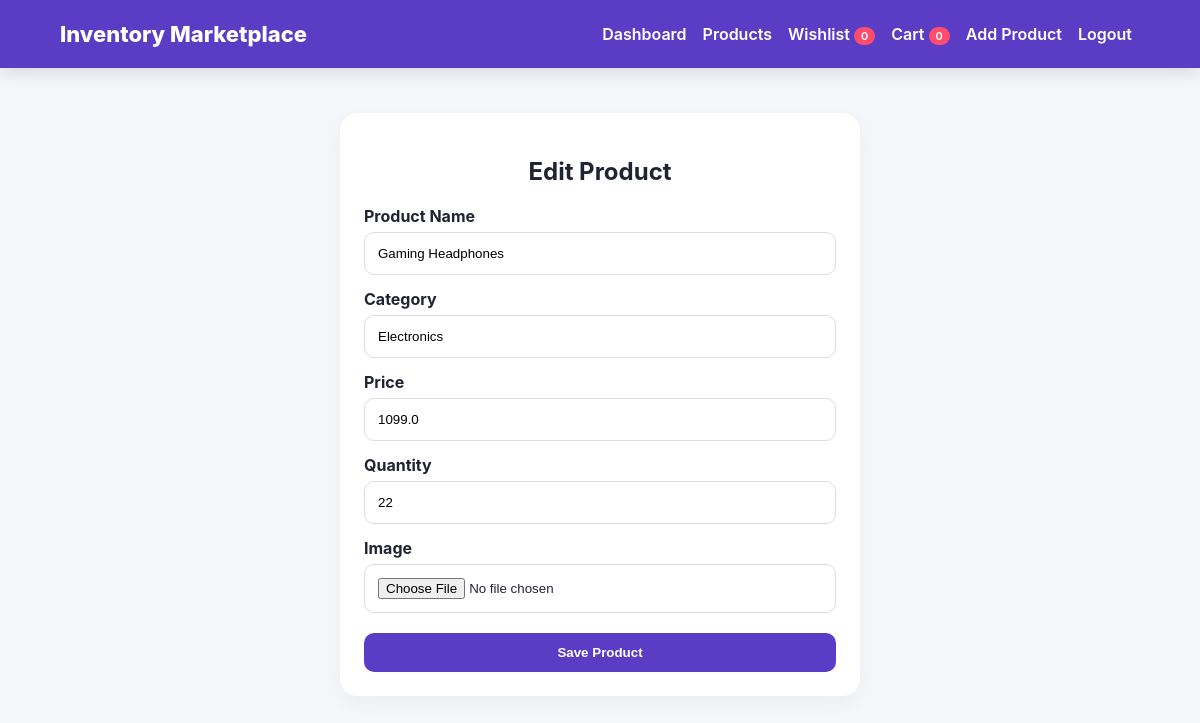
Page /edit/8 (signed in) on the committed database.
### app.py (models this page shows)
class Product(db.Model):
    id = db.Column(db.Integer, primary_key=True)
    product_name = db.Column(db.String(150), nullable=False)
    category = db.Column(db.String(80), nullable=False)
    price = db.Column(db.Float, nullable=False)
    quantity = db.Column(db.Integer, nullable=False)
    image = db.Column(db.String(255))

### app.py (the view, shortened to what this page needs)
@app.route("/edit/<int:id>", methods=["GET","POST"])
@login_required
def edit(id):
    if not is_admin():
        flash("Only admin can edit products.", "error")
        return redirect(url_for("products"))
    p = Product.query.get_or_404(id)
    return render_template("product_form.html", product=p)

### app.py (called while the page is built)
@login_manager.user_loader
def load_user(user_id):
    return db.session.get(User, int(user_id))

def is_admin():
    if not current_user.is_authenticated:
        return False
    first = User.query.order_by(User.id.asc()).first()
    return bool(first and first.id == current_user.id)

@app.context_processor
def globals():
    return {"admin_user": is_admin()}

### templates/product_form.html (shortened to what this page needs)
<!doctype html><html><head><link rel="stylesheet" href="{{ url_for('static',filename='css/style.css') }}"></head><body>
<nav><div class="logo">Inventory Marketplace</div>
<div class="nav"><a href="/">Dashboard</a><a href="/products">Products</a><a href="/wishlist">Wishlist <span class="badge" data-wishlist-count>0</span></a><a href="/cart">Cart <span class="badge" data-cart-count>0</span></a>{% if admin_user %}<a href="/add-product">Add Product</a>{% endif %}<a href="/logout">Logout</a></div></nav>
<main class="container">{% with messages=get_flashed_messages(with_categories=true) %}{% for category,msg in messages %}<div class="flash {{category}}">{{msg}}</div>{% endfor %}{% endwith %}
<div class="formbox"><h2>{{"Edit Product" if product else "Add Product"}}</h2><form method="post" enctype="multipart/form-data"><label>Product Name</label><input name="product_name" required value="{{product.product_name if product else ''}}"><label>Category</label><input name="category" required value="{{product.category if product else ''}}"><label>Price</label><input name="price" type="number" step="0.01" required value="{{product.price if product else ''}}"><label>Quantity</label><input name="quantity" type="number" min="0" required value="{{product.quantity if product else ''}}"><label>Image</label><input name="image" type="file" accept="image/*"><button class="btn">Save Product</button></form></div>
</main><script src="{{ url_for('static',filename='js/app.js') }}"></script></body></html>

### static/css/style.css (style rules this page uses)
* { box-sizing:border-box }
body { margin:0;font-family:Inter,Arial,sans-serif;background:#f6f7fb;color:#202331 }
nav { height:68px;background:#5b3cc4;color:#fff;display:flex;align-items:center;padding:0 5%;gap:24px;box-shadow:0 4px 18px #0002 }
.logo { font-size:22px;font-weight:800;margin-right:auto }
.nav a { color:white;text-decoration:none;font-weight:600;margin:0 8px }
.badge { background:#ff4d6d;border-radius:20px;padding:2px 7px;font-size:11px }
.container { width:90%;max-width:1200px;margin:35px auto }
.stat,.card,.formbox,.empty { background:#fff;border-radius:18px;padding:24px;box-shadow:0 7px 24px #0000000c }
.toolbar input,.toolbar select,.formbox input { padding:13px;border:1px solid #ddd;border-radius:10px;outline:none }
.btn { border:0;background:#5b3cc4;color:white;padding:12px 18px;border-radius:10px;text-decoration:none;cursor:pointer;font-weight:700 }
.formbox { max-width:520px;margin:45px auto }
.formbox h2 { text-align:center }
.formbox label { display:block;margin-top:14px;font-weight:700 }
.formbox input { width:100%;margin-top:6px }
.formbox .btn { width:100%;margin-top:20px }

### rows in the picture
Product: product_name "Gaming Headphones", category "Electronics", price "1099.0", quantity "22"

### other values in the picture
{{ "Edit Product" if product else "Add Product" }} "Edit Product"
